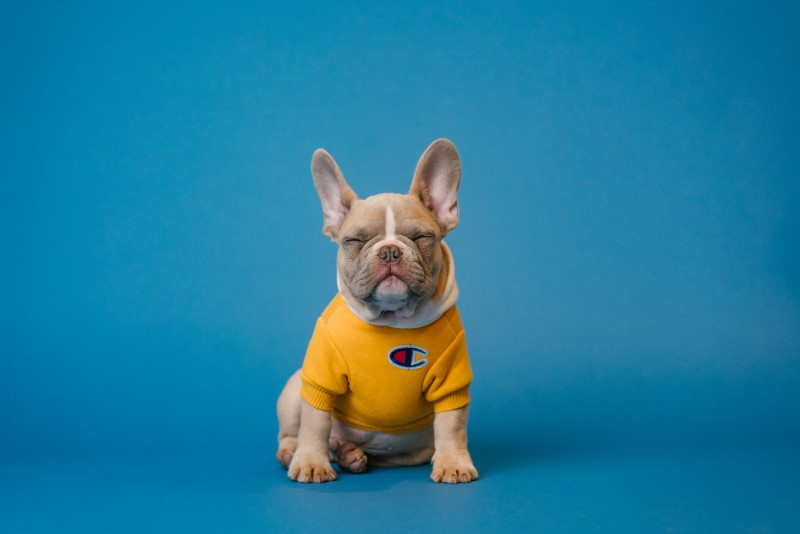
#> input picture basics/dog-two.jpg, 800 x 534 px
$ python contours.py
#> lines starting #> are read from the running program, lines starting #| are printed output that depends on the picture; after the words box and inside, x2 and y2 are one past the last pixel; in counts of white or black regions, pixels touching at a corner belong together
import cv2 as cv
import numpy as np

img = cv.imread('dog-two.jpg')
#> img is the input picture: shape (534, 800, 3); mean B, G, R 156.9, 125.2, 34

cv.imshow('Dog', img)

blank = np.zeros(img.shape, dtype="uint8")
cv.imshow('Blank',blank)

gray = cv.cvtColor(img, cv.COLOR_BGR2GRAY)
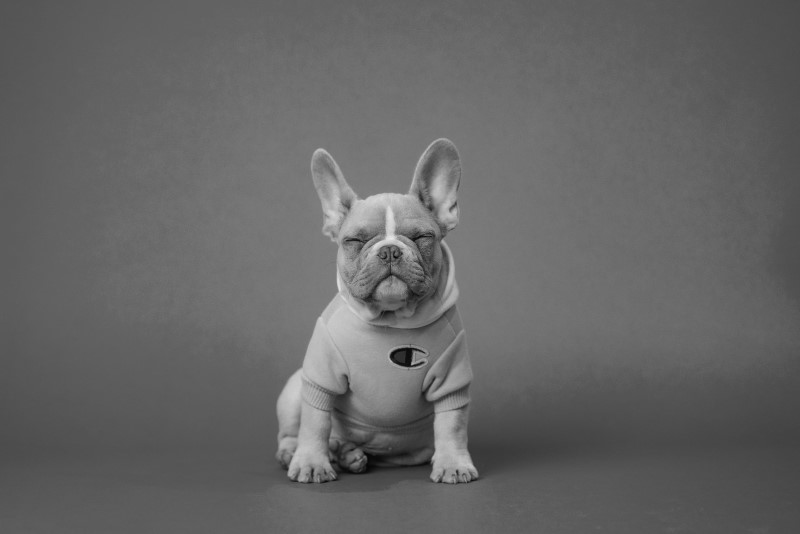
#> gray: shape (534, 800); min 4, max 233, mean 101.6
cv.imshow('Gray', gray)

# blur = cv.GaussianBlur(gray, (5,5), cv.BORDER_DEFAULT)

# canny = cv.Canny(blur, 125, 175)
# cv.imshow('Canny Edges', canny)

ret, thresh = cv.threshold(gray, 125, 255, cv.THRESH_BINARY)
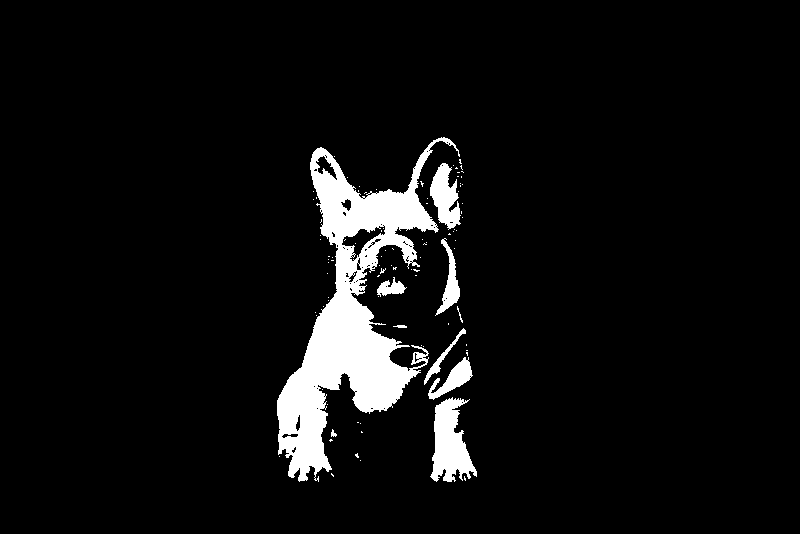
#> thresh: shape (534, 800); 6% white; 94 white regions (84 under 20 px)
cv.imshow('Thresh', thresh)

contours, hierarchies = cv.findContours(thresh, cv.RETR_LIST, cv.CHAIN_APPROX_NONE)
#> contours = 183 contours, 168 with area under 20; largest, box (x1, y1, x2, y2) and area: (277, 137, 460, 482) 20169, (430, 397, 477, 482) 2160, (430, 163, 461, 230) 1115, (428, 357, 473, 400) 655, (341, 225, 386, 262) 584
print(f'{len(contours)} contours found!')
#| 183 contours found!

cv.drawContours(blank, contours, -1, (0,0,255), 2)
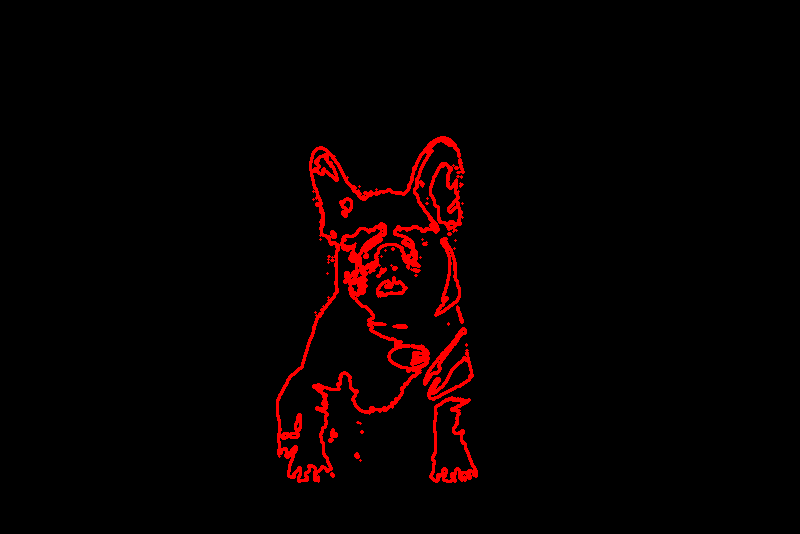
#> blank: shape (534, 800, 3); mean of channels 0, 1, 2 0, 0, 7.7; drawn as B, G, R
cv.imshow('Drawn Contrours', blank)

cv.waitKey(0)
